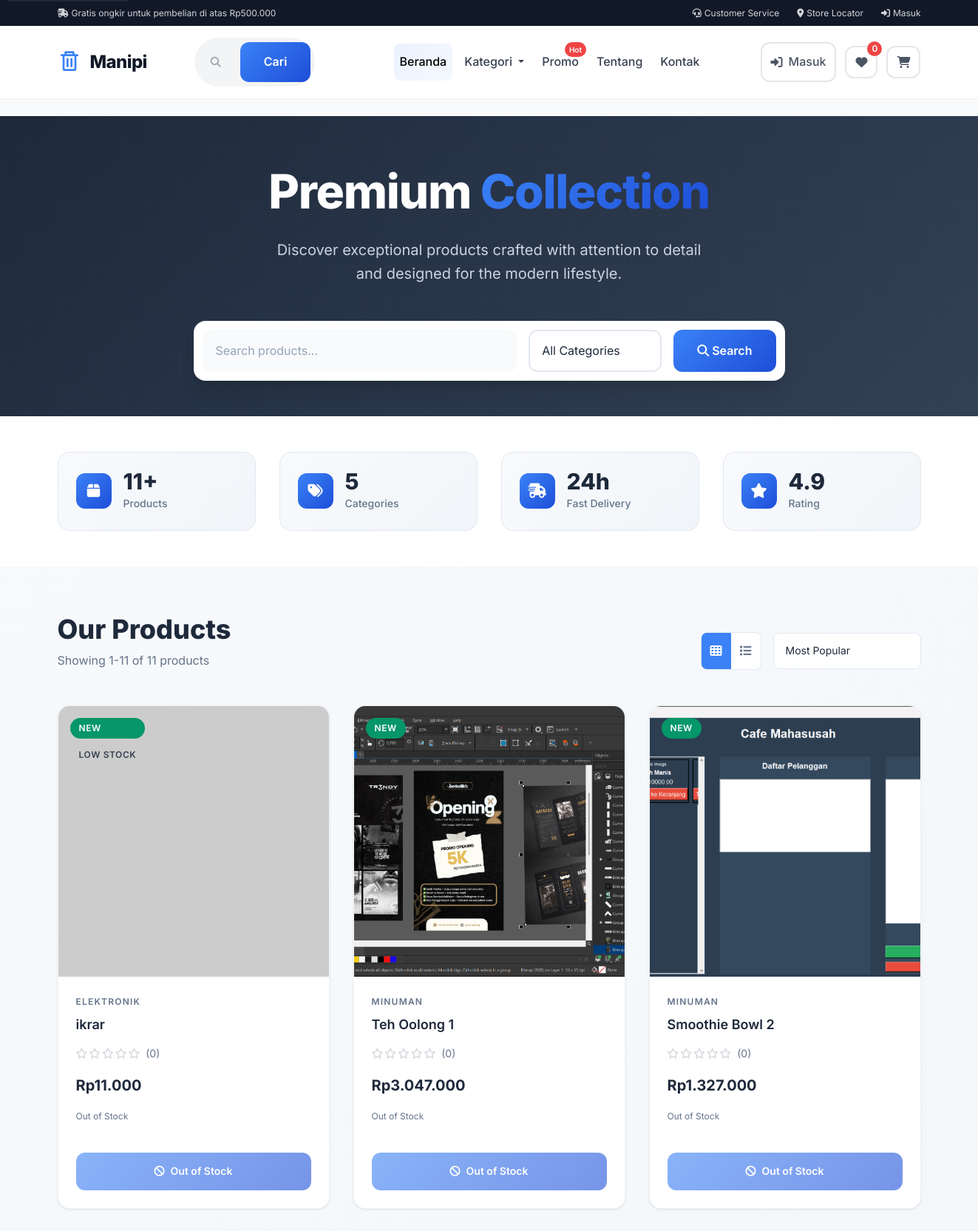
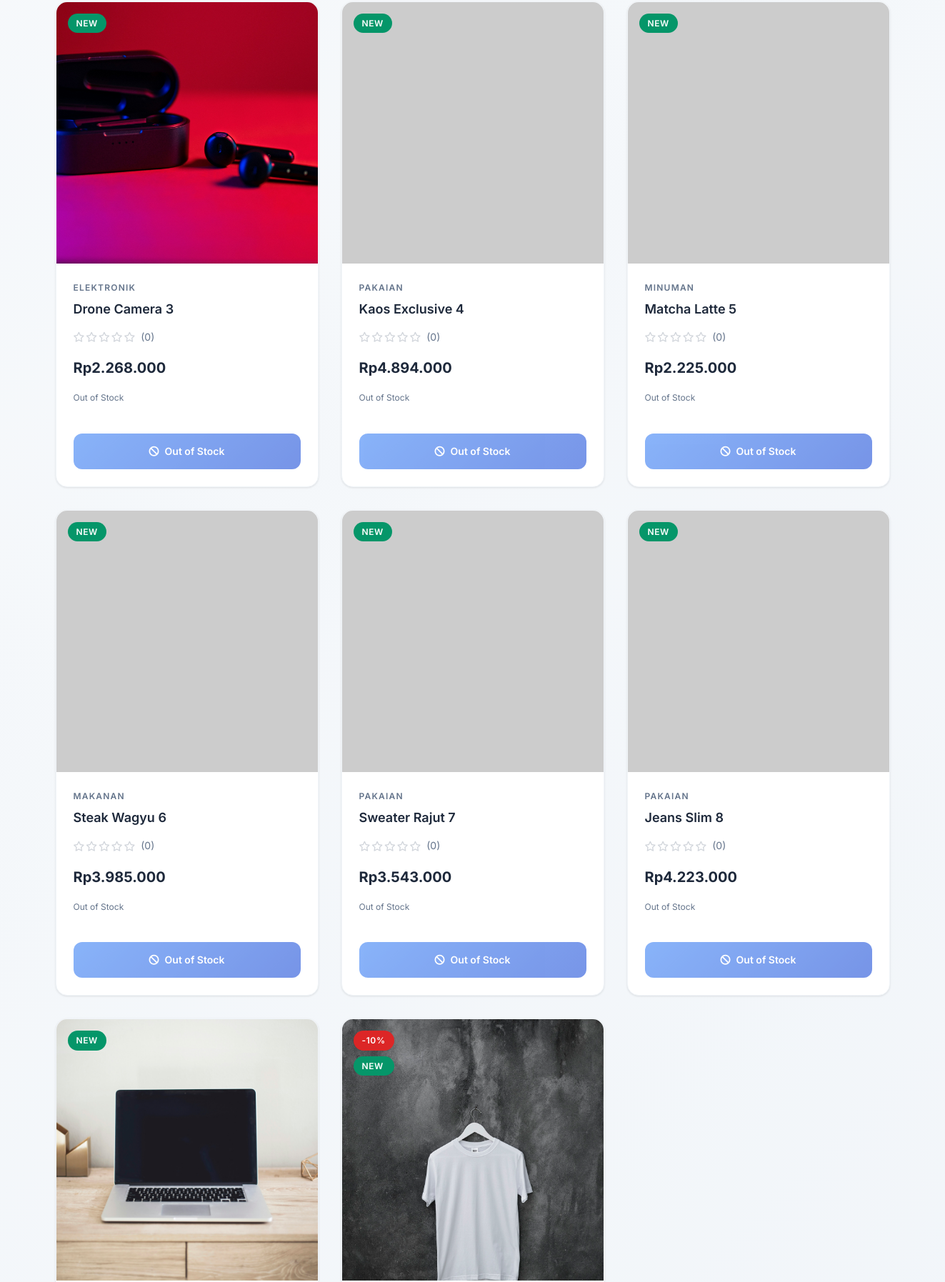
The page / (upper part) on the database its author committed (2 pictures, top to bottom).
### store/models.py (models this page shows, shortened)
class Product(models.Model):
    KATEGORI_CHOICES = (
        ('Elektronik', 'Elektronik'),
        ('Pakaian', 'Pakaian'),
        ('Makanan', 'Makanan'),
        ('Minuman', 'Minuman'),
        ('Lainnya', 'Lainnya'),
    )
    STATUS_CHOICES = (
        ('available', 'Tersedia'),
        ('low_stock', 'Stok Menipis'),
        ('out_of_stock', 'Habis'),
        ('pre_order', 'Pre-Order'),
    )
    name = models.CharField(max_length=200, verbose_name="Nama Produk")
    slug = models.SlugField(max_length=200, unique=True, null=True, blank=True, verbose_name="Slug URL")
    price = FieldRupiah(
        validators=[MinValueValidator(0)],
        verbose_name="Harga (Rp)"
    )
    discount_percent = models.IntegerField(default=0, verbose_name="Diskon (%)",
                                          validators=[MinValueValidator(0), MaxValueValidator(100)])
    digital = models.BooleanField(default=False, null=True, blank=True, verbose_name="Produk Digital")
    image = models.ImageField(null=True, blank=True, verbose_name="Gambar Utama")
    image_2 = models.ImageField(null=True, blank=True, verbose_name="Gambar Tambahan 1")
    image_3 = models.ImageField(null=True, blank=True, verbose_name="Gambar Tambahan 2")
    image_4 = models.ImageField(null=True, blank=True, verbose_name="Gambar Tambahan 3")
    kategori = models.CharField(
        max_length=50,
        choices=KATEGORI_CHOICES,
        default='Lainnya',
        verbose_name="Kategori"
    )
    description = models.TextField(null=True, blank=True, verbose_name="Deskripsi Produk")
    features = models.TextField(null=True, blank=True, verbose_name="Fitur Produk")
    specifications = models.JSONField(null=True, blank=True, verbose_name="Spesifikasi Teknis",
                                     help_text="Masukkan spesifikasi dalam format JSON, contoh: {'Ukuran': '10cm x 5cm', 'Berat': '250g'}")
    stock = models.PositiveIntegerField(default=0, verbose_name="Stok Tersedia")
    stock_status = models.CharField(max_length=20, choices=STATUS_CHOICES, default='available', verbose_name="Status Stok")
    sales_count = models.PositiveIntegerField(default=0, verbose_name="Jumlah Terjual")
    rating = models.DecimalField(max_digits=3, decimal_places=1, default=5.0,
                                validators=[MinValueValidator(0), MaxValueValidator(5)],
                                verbose_name="Rating Produk")
    review_count = models.PositiveIntegerField(default=0, verbose_name="Jumlah Ulasan")
    is_featured = models.BooleanField(default=False, verbose_name="Produk Unggulan")
    is_new = models.BooleanField(default=True, verbose_name="Produk Baru")
    weight = models.DecimalField(max_digits=10, decimal_places=2, default=0, verbose_name="Berat (gram)")
    dimensions = models.CharField(max_length=100, null=True, blank=True, verbose_name="Dimensi (PxLxT)")
    sku = models.CharField(max_length=50, null=True, blank=True, verbose_name="SKU", help_text="Stock Keeping Unit")
    created_at = models.DateTimeField(auto_now_add=True, verbose_name="Tanggal Dibuat")
    updated_at = models.DateTimeField(auto_now=True, verbose_name="Terakhir Diperbarui")
    @property
    def format_harga(self):
        try:
            return f"Rp{self.price:,}".replace(',', '.')
        except (ValueError, TypeError):
            return "Rp0"
    @property
    def get_discount_price(self):
        if self.discount_percent > 0:
            discount_amount = (self.price * self.discount_percent) / 100
            return self.price - discount_amount
        return self.price
    @property
    def format_discount_price(self):
        try:
            discount_price = self.get_discount_price
            return f"Rp{discount_price:,}".replace(',', '.')
        except (ValueError, TypeError):
            return "Rp0"
    @property
    def has_discount(self):
        return self.discount_percent > 0
    @property
    def imageURL(self):
        try:
            url = self.image.url
        except:
            url = ''
        return url
    @property
    def image2URL(self):
        try:
            return self.image_2.url
        except:
            return ''
    class Meta:
        verbose_name = "Produk"
        verbose_name_plural = "Produk"
        ordering = ['-created_at']

### store/views.py (the view)
# urls.py: path('', include('store.urls')),
def store(request):
    data = cartData(request)
    cartItems = data['cartItems']
    search_query = request.GET.get('search', '')
    category = request.GET.get('category', None)
    products_list = Product.objects.all()
    if search_query:
        products_list = products_list.filter(
            Q(name__icontains=search_query) |
            Q(kategori__icontains=search_query)
        )
    if category and category != 'Semua':
        products_list = products_list.filter(kategori=category)
    paginator = Paginator(products_list, 12)
    page_number = request.GET.get('page', 1)
    products = paginator.get_page(page_number)
    categories = Product.objects.values_list('kategori', flat=True).distinct()
    context = {
        'products': products,
        'cartItems': cartItems,
        'categories': categories,
        'selected_category': category or 'Semua'
    }
    return render(request, 'store/store.html', context)

### store/templates/store/store.html (shortened to what this page needs)
{% extends 'store/main.html' %}
{% load static %}
{% block extra_css %}
<link rel="stylesheet" href="{% static 'css/store.css' %}">
{% endblock %}
{% block content %}
<div class="store-wrapper">
    <section class="hero-section">
        <div class="container">
            <div class="hero-content">
                <h1 class="hero-title">
                    Premium <span class="text-highlight">Collection</span>
                </h1>
                <p class="hero-subtitle">
                    Discover exceptional products crafted with attention to detail
                    and designed for the modern lifestyle.
                </p>
                <div class="search-wrapper">
                    <form method="get" action="{% url 'store' %}" class="search-form">
                        <div class="form-row">
                            <div class="search-group">
                                <input
                                    type="text"
                                    name="search"
                                    class="search-field"
                                    placeholder="Search products..."
                                    value="{{ request.GET.search|default:'' }}"
                                >
                            </div>
                            <div class="filter-group">
                                <select name="category" class="filter-field" onchange="this.form.submit()">
                                    <option value="">All Categories</option>
                                </select>
                            </div>
                            <button type="submit" class="search-btn">
                                <i class="fas fa-search"></i>
                                <span>Search</span>
                            </button>
                        </div>
                    </form>
                </div>
            </div>
        </div>
    </section>
    <section class="stats-section">
        <div class="container">
            <div class="stats-row">
                <div class="stat-box">
                    <div class="stat-icon">
                        <i class="fas fa-box"></i>
                    </div>
                    <div class="stat-info">
                        <h3 class="stat-value">{{ products.paginator.count|default:"0" }}+</h3>
                        <p class="stat-text">Products</p>
                    </div>
                </div>
                <div class="stat-box">
                    <div class="stat-icon">
                        <i class="fas fa-tags"></i>
                    </div>
                    <div class="stat-info">
                        <h3 class="stat-value">{{ categories|length|default:"0" }}</h3>
                        <p class="stat-text">Categories</p>
                    </div>
                </div>
                <div class="stat-box">
                    <div class="stat-icon">
                        <i class="fas fa-shipping-fast"></i>
                    </div>
                    <div class="stat-info">
                        <h3 class="stat-value">24h</h3>
                        <p class="stat-text">Fast Delivery</p>
                    </div>
                </div>
                <div class="stat-box">
                    <div class="stat-icon">
                        <i class="fas fa-star"></i>
                    </div>
                    <div class="stat-info">
                        <h3 class="stat-value">4.9</h3>
                        <p class="stat-text">Rating</p>
                    </div>
                </div>
            </div>
        </div>
    </section>
    <section class="products-section">
        <div class="container">
            <div class="products-header">
                <div class="header-left">
                    <h2 class="products-title">Our Products</h2>
                    <p class="products-subtitle">
                        {% if products.paginator %}
                        Showing {{ products.start_index }}-{{ products.end_index }} of {{ products.paginator.count }} products
                        {% else %}
                        Explore our curated collection
                        {% endif %}
                    </p>
                </div>
                <div class="header-right">
                    <div class="view-switcher">
                        <button class="view-option active" data-view="grid">
                            <i class="fas fa-th"></i>
                        </button>
                        <button class="view-option" data-view="list">
                            <i class="fas fa-list"></i>
                        </button>
                    </div>
                    <div class="sort-wrapper">
                        <select class="sort-field" onchange="handleSort(this.value)">
                            <option value="name">Most Popular</option>
                        </select>
                    </div>
                </div>
            </div>
            {% if products %}
            <div class="products-grid" id="products-grid">
                {% for product in products %}
                <div class="product-item" data-product-id="{{ product.id }}">
                    <div class="product-thumb">
                        <a href="{% url 'product_detail' product.id %}" class="thumb-link">
                            {% if product.imageURL %}
                            <img
                                src="{{ product.imageURL }}"
                                alt="{{ product.name }}"
                                class="thumb-img"
                                loading="lazy"
                                onerror="this.src='https://via.placeholder.com/300x300/f3f4f6/9ca3af?text=No+Image'"
                            >
                            {% else %}
                            <img
                                src="https://via.placeholder.com/300x300/f3f4f6/9ca3af?text=No+Image"
                                alt="{{ product.name }}"
                                class="thumb-img"
                            >
                            {% endif %}
                        </a>
                        <div class="product-labels">
                            {% if product.has_discount %}
                            <span class="label discount-label">-{{ product.discount_percent }}%</span>
                            {% endif %}
                            {% if product.is_new %}
                            <span class="label new-label">New</span>
                            {% endif %}
                            {% if product.stock_status == 'low_stock' %}
                            <span class="label low-stock-label">Low Stock</span>
                            {% elif product.stock_status == 'out_of_stock' %}
                            <span class="label out-stock-label">Out of Stock</span>
                            {% endif %}
                        </div>
                    </div>
                    <div class="product-details">
                        <div class="product-category">{{ product.kategori }}</div>
                        <h3 class="product-name">
                            <a href="{% url 'product_detail' product.id %}" title="{{ product.name }}">
                                {{ product.name|truncatechars:50 }}
                            </a>
                        </h3>
                        <div class="product-rating">
                            <div class="rating-stars">
                                {% with rating=product.rating|floatformat:0|default:"5" %}
                                {% for i in "12345" %}
                                    {% if forloop.counter <= rating %}
                                    <i class="fas fa-star"></i>
                                    {% else %}
                                    <i class="far fa-star"></i>
                                    {% endif %}
                                {% endfor %}
                                {% endwith %}
                            </div>
                            <span class="rating-text">({{ product.review_count|default:"0" }})</span>
                        </div>
                        <div class="product-pricing">
                            {% if product.has_discount %}
                            <span class="price-current">{{ product.format_discount_price }}</span>
                            <span class="price-original">{{ product.format_harga }}</span>
                            {% else %}
                            <span class="price-current">{{ product.format_harga }}</span>
                            {% endif %}
                        </div>
                        {% if product.stock > 0 %}
                        <div class="stock-meter">
                            <div class="stock-progress">
                                {% with stock_percent=product.stock_percentage|default:75 %}
                                <div class="stock-bar" style="width: {{ stock_percent }}%"></div>
                                {% endwith %}
                            </div>
                            <div class="stock-info">
                                <span>{{ product.stock }} left</span>
                                <span>{{ product.sales_count|default:"0" }} sold</span>
                            </div>
                        </div>
                        {% else %}
                        <div class="stock-meter">
                            <div class="stock-info out-of-stock">
                                <span>Out of Stock</span>
                            </div>
                        </div>
                        {% endif %}
                    </div>
                    <div class="product-actions">
                        {% if product.stock > 0 %}
                        <button class="cart-button update-cart"
                                data-product="{{ product.id }}"
                                data-action="add">
                            <i class="fas fa-shopping-cart"></i>
                            <span>Add to Cart</span>
                        </button>
                        {% else %}
                        <button class="cart-button" disabled>
                            <i class="fas fa-ban"></i>
                            <span>Out of Stock</span>
                        </button>
                        {% endif %}
                    </div>
                </div>
                {% endfor %}
            </div>
            {% endif %}
        </div>
    </section>
</div>
{% endblock %}

### rows shown on the page
Product: is_new "NEW", stock_status "LOW STOCK", kategori "ELEKTRONIK", name "ikrar", rating 5 (drawn), review_count "0", format_harga "Rp11.000", stock "Out of Stock"
Product: imageURL (picture), is_new "NEW", kategori "MINUMAN", name "Teh Oolong 1", rating 5 (drawn), review_count "0", format_harga "Rp3.047.000", stock "Out of Stock"
Product: imageURL (picture), is_new "NEW", kategori "MINUMAN", name "Smoothie Bowl 2", rating 5 (drawn), review_count "0", format_harga "Rp1.327.000", stock "Out of Stock"
Product: imageURL (picture), is_new "NEW", kategori "ELEKTRONIK", name "Drone Camera 3", rating 5 (drawn), review_count "0", format_harga "Rp2.268.000", stock "Out of Stock"
Product: is_new "NEW", kategori "PAKAIAN", name "Kaos Exclusive 4", rating 5 (drawn), review_count "0", format_harga "Rp4.894.000", stock "Out of Stock"
Product: is_new "NEW", kategori "MINUMAN", name "Matcha Latte 5", rating 5 (drawn), review_count "0", format_harga "Rp2.225.000", stock "Out of Stock"
Product: is_new "NEW", kategori "MAKANAN", name "Steak Wagyu 6", rating 5 (drawn), review_count "0", format_harga "Rp3.985.000", stock "Out of Stock"
Product: is_new "NEW", kategori "PAKAIAN", name "Sweater Rajut 7", rating 5 (drawn), review_count "0", format_harga "Rp3.543.000", stock "Out of Stock"
Product: is_new "NEW", kategori "PAKAIAN", name "Jeans Slim 8", rating 5 (drawn), review_count "0", format_harga "Rp4.223.000", stock "Out of Stock"
Product: imageURL (picture), is_new "NEW"
Product: imageURL (picture), discount_percent "10", is_new "NEW"

### other values the page prints
{{ products.paginator.count|default:"0" }} "11"
{{ categories|length|default:"0" }} "5"
{{ products.start_index }} "1"
{{ products.end_index }} "11"
{{ products.paginator.count }} "11"
